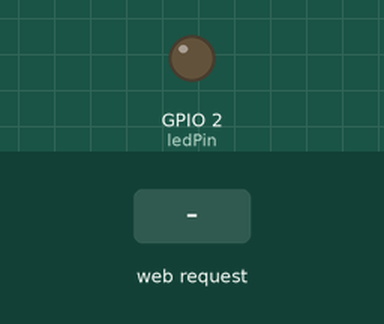
A sketch run on a simulated ESP32. Shown: output pins drawn as LEDs (lit = HIGH). The test bench sets the inputs (shaded band). WiFi joins after 1.5 s; servers stay silent unless stated; what the sketch prints to the serial monitor is not drawn.

Above: at 2.7 s.
2.8 s: HTTP request GET /set?brightness=1 received
At 3.7 s:
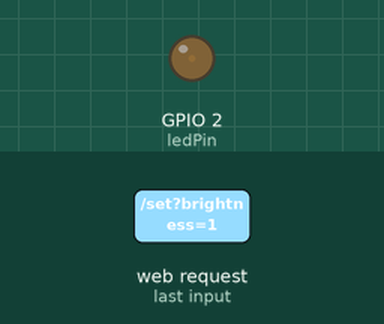
4.3 s: HTTP request GET /set?brightness=120 received
At 4.8 s:
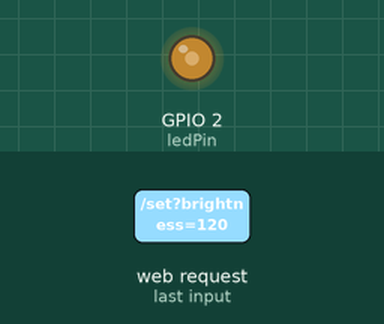
Timing chart, 0 to 7.3 s (numbered marks = the images above; inputs shaded):
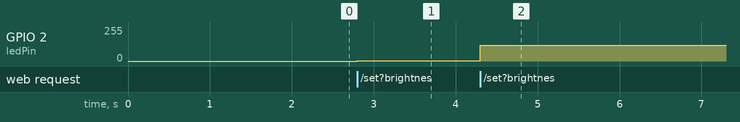

Measured:
- after the input at 2.8 s, GPIO 2 (ledPin): 0/255 → 1/255 at once
- after the input at 4.3 s, GPIO 2 (ledPin): 1/255 → 120/255 at once

The sketch:

ex07.ino
```cpp
#include <WiFi.h>
#include <WebServer.h>

// WiFi配置（必须改成你自己的WiFi！）
const char* ssid = "我要和你豹了";
const char* password = "liuzihan2006";

// 硬件配置
const int ledPin = 2;

WebServer server(80);

// 修复乱码的网页
const char* html = R"HTML(
<!DOCTYPE html>
<html>
<head>
    <meta charset="UTF-8">
    <title>ESP32调光器</title>
</head>
<body>
    <h1>ESP32 无极调光器</h1>
    <input type="range" min="0" max="255" id="slider" oninput="sendBrightness(this.value)">
    <p>亮度: <span id="val">0</span></p >

    <script>
        function sendBrightness(b) {
            document.getElementById("val").innerText = b;
            fetch("/set?brightness=" + b);
        }
    </script>
</body>
</html>
)HTML";

void handleRoot() {
    server.send(200, "text/html; charset=UTF-8", html);
}

void handleSet() {
    if (server.hasArg("brightness")) {
        int b = server.arg("brightness").toInt();
        b = constrain(b, 0, 255);
        analogWrite(ledPin, b);
        server.send(200, "text/plain", "OK");
    } else {
        server.send(400, "text/plain", "参数错误");
    }
}

void setup() {
    Serial.begin(115200);

    pinMode(ledPin, OUTPUT);
    analogWrite(ledPin, 0);

    // 连接WiFi，增加打印提示
    WiFi.begin(ssid, password);
    Serial.print("正在连接WiFi");
    while (WiFi.status() != WL_CONNECTED) {
        delay(500);
        Serial.print("."); // 连接中打印点，直观看到进度
    }
    // 【关键修复】WiFi连上后，再打印IP！
    Serial.println("\nWiFi连接成功!");
    Serial.print("ESP32的IP地址是:");
    Serial.println(WiFi.localIP()); // 这里就是你要的网址！

    server.on("/", handleRoot);
    server.on("/set", handleSet);
    server.begin();
    Serial.println("Web服务器已启动");
}

void loop() {
    server.handleClient();
}
```
